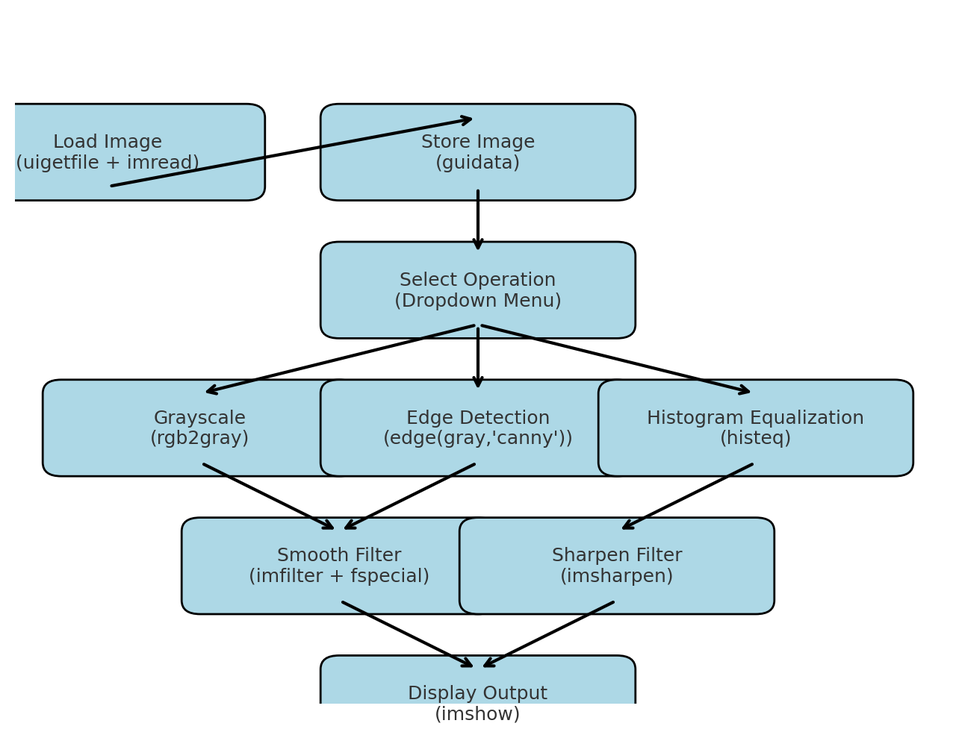
%> input picture ImageProcessingToolbox_Workflow.png, 956 x 738 px, shrunk from 1280 x 989 before the run
$ octave --eval "result = histogram_equalization(imread('../../ImageProcessingToolbox_Workflow.png'));"   (GNU Octave 9; MATLAB toolbox functions it lacks are replaced by stand-ins)
%> lines starting %> are read from the running program, lines starting %| are printed output that depends on the picture
### ImageProcessingToolbox/functions/convert_grayscale.m
function out = convert_grayscale(img)
    if size(img,3) == 3
        out = rgb2gray(img);
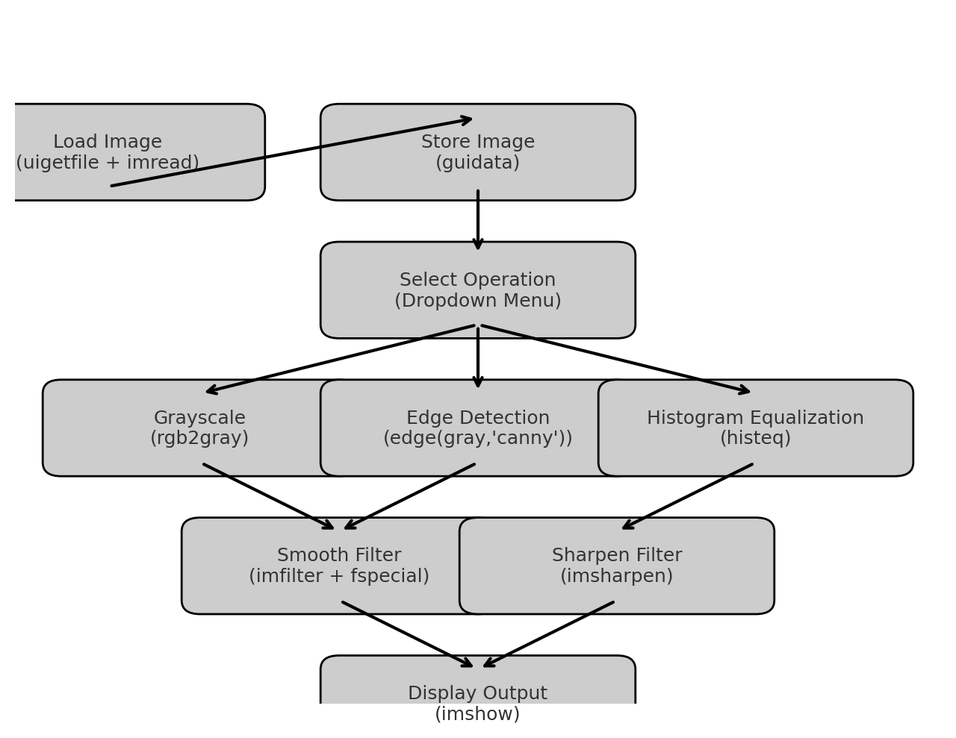
%> out: size 738x956 uint8; min 0, max 255, mean 229.9
    else
        out = img;
    end
end

### ImageProcessingToolbox/functions/histogram_equalization.m
function out = histogram_equalization(img)
    gray = convert_grayscale(img);
    out = histeq(gray);
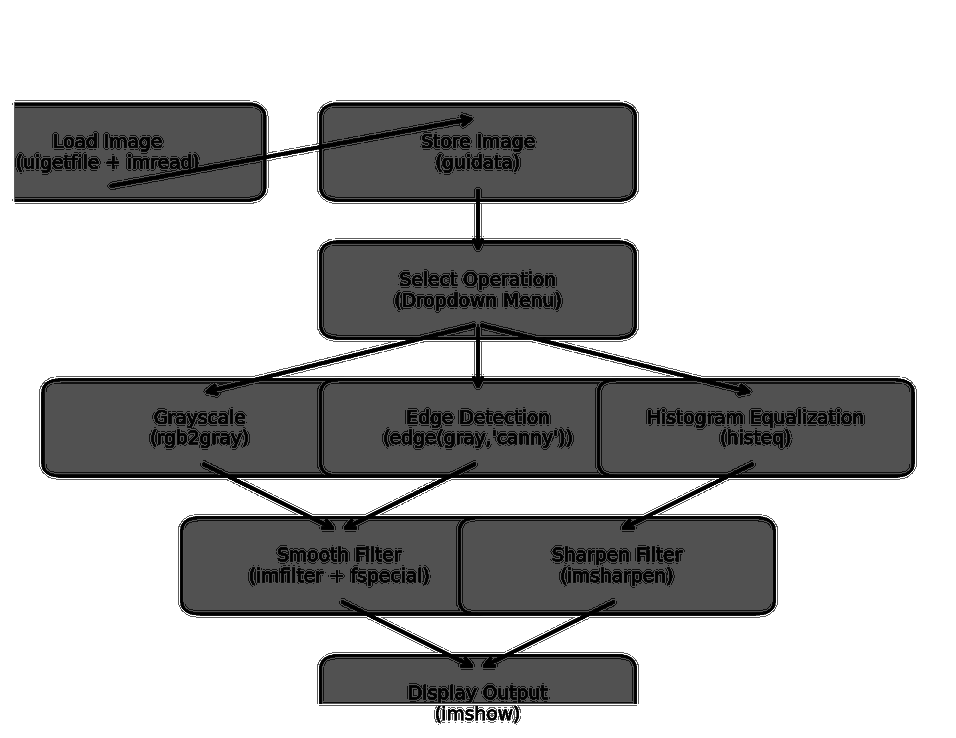
%> out: size 738x956 uint8; min 0, max 255, mean 184.3
end
